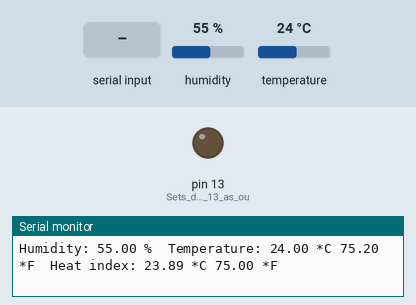
A sketch run on a simulated Arduino Uno, built with avr-gcc and run on an emulated ATmega328P. Parts: output pins drawn as LEDs (lit = HIGH), the last lines printed to the serial monitor. The test bench sets the inputs (shaded band); at power-on: humidity 55 %, temperature 24 °C.

Above: at 3.2 s.
3.3 s: "1\n" received over Serial
At 4.9 s:
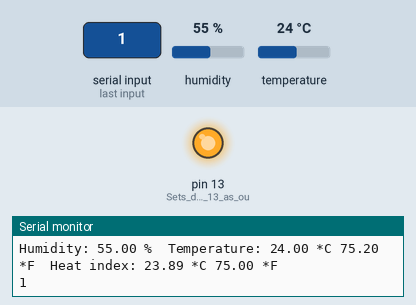
5.6 s: "0\n" received over Serial
At 7.5 s:
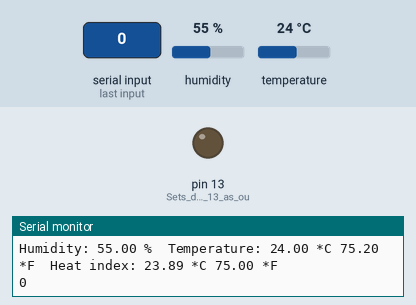
Timing chart, 0 to 9.0 s (numbered marks = the images above; inputs shaded):
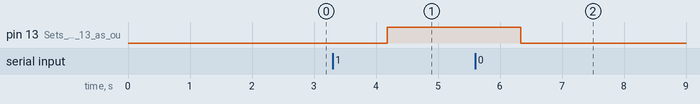

Measured:
- after the input at 3.3 s, pin 13 (Sets_digital_pin_13_as_ou): LOW → HIGH after 0.88 s
- after the input at 5.6 s, pin 13 (Sets_digital_pin_13_as_ou): HIGH → LOW after 0.74 s

The sketch:

arduino.ino
```cpp
#include "DHT.h"

#define DHTPIN 2     // what digital pin we're connected to

// Uncomment whatever type you're using!
//#define DHTTYPE DHT11   // DHT 11
#define DHTTYPE DHT22   // DHT 22  (AM2302), AM2321
//#define DHTTYPE DHT21   // DHT 21 (AM2301)

// Connect pin 1 (on the left) of the sensor to +5V
// NOTE: If using a board with 3.3V logic like an Arduino Due connect pin 1
// to 3.3V instead of 5V!
// Connect pin 2 of the sensor to whatever your DHTPIN is
// Connect pin 4 (on the right) of the sensor to GROUND
// Connect a 10K resistor from pin 2 (data) to pin 1 (power) of the sensor

// Initialize DHT sensor.
// Note that older versions of this library took an optional third parameter to
// tweak the timings for faster processors.  This parameter is no longer needed
// as the current DHT reading algorithm adjusts itself to work on faster procs.
DHT dht(DHTPIN, DHTTYPE);
char data = 0;                //Variable for storing received data
int timer=0;
void setup()
{
  Serial.begin(9600);         //Sets the data rate in bits per second (baud) for serial data transmission
  pinMode(13, OUTPUT);        //Sets digital pin 13 as output pin
  dht.begin();
  showTempHum();
}
void loop()
{

  if(Serial.available() > 0)  // Send data only when you receive data:
  {
    data = Serial.read();      //Read the incoming data and store it into variable data
    Serial.print(data);        //Print Value inside data in Serial monitor
    Serial.print("\n");        //New line
    if(data == '1')            //Checks whether value of data is equal to 1
      digitalWrite(13, HIGH);  //If value is 1 then LED turns ON
    else if(data == '0')       //Checks whether value of data is equal to 0
      digitalWrite(13, LOW);   //If value is 0 then LED turns OFF
  }
  timer++;
  if(timer>10000)
  {
  showTempHum();
  timer=0;
  }

}

void showTempHum() {
  // Wait a few seconds between measurements.
  delay(2000);

  // Reading temperature or humidity takes about 250 milliseconds!
  // Sensor readings may also be up to 2 seconds 'old' (its a very slow sensor)
  float h = dht.readHumidity();
  // Read temperature as Celsius (the default)
  float t = dht.readTemperature();
  // Read temperature as Fahrenheit (isFahrenheit = true)
  float f = dht.readTemperature(true);

  // Check if any reads failed and exit early (to try again).
  if (isnan(h) || isnan(t) || isnan(f)) {
    Serial.println("Failed to read from DHT sensor!");
    return;
  }

  // Compute heat index in Fahrenheit (the default)
  float hif = dht.computeHeatIndex(f, h);
  // Compute heat index in Celsius (isFahreheit = false)
  float hic = dht.computeHeatIndex(t, h, false);

  Serial.print("Humidity: ");
  Serial.print(h);
  Serial.print(" %\t");
  Serial.print("Temperature: ");
  Serial.print(t);
  Serial.print(" *C ");
  Serial.print(f);
  Serial.print(" *F\t");
  Serial.print("Heat index: ");
  Serial.print(hic);
  Serial.print(" *C ");
  Serial.print(hif);
  Serial.println(" *F");
}
```
